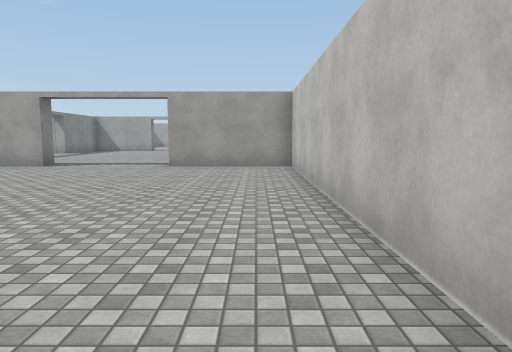
View 1 (above)

24 first-person views from a walk through a 3-D level made in the Unity game engine. The camera is 1.4 m above the floor, tilts 6° down and sees 70° across. The floor is counted in squares, 2 m on a side. Each view is taken from the middle of a square. On the plan, view 1 faces up. The plan holds only what a view shows up to about 11 squares ahead; the rest is blank. The place goes on beyond the plan. The player is left out. Surface patterns are stand-ins for the level's own textures.

View 2
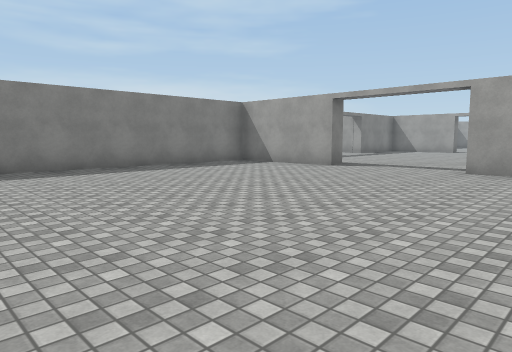

View 3
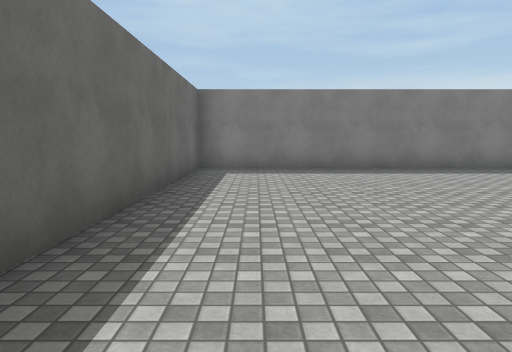

View 4
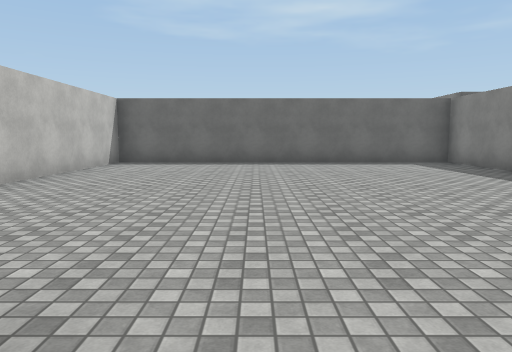

View 5
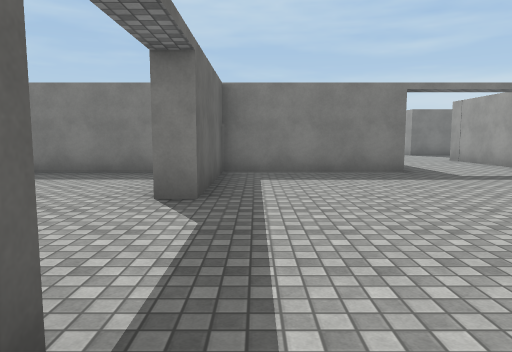

View 6
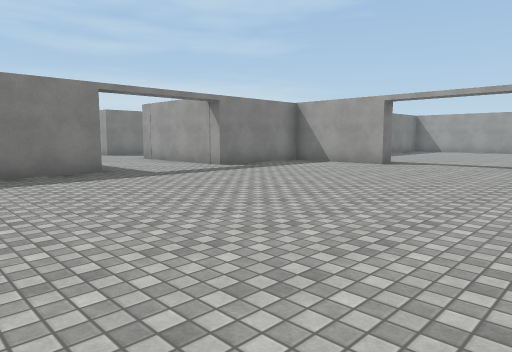

View 7
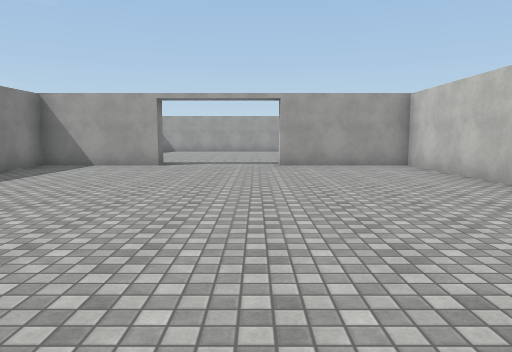

View 8
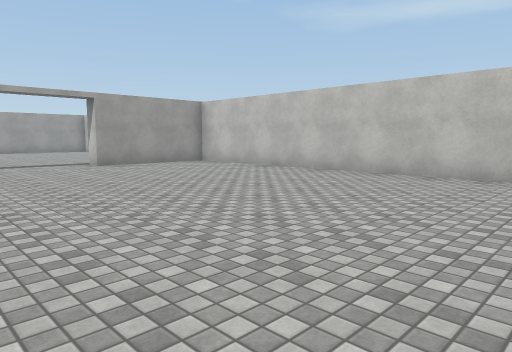

View 9
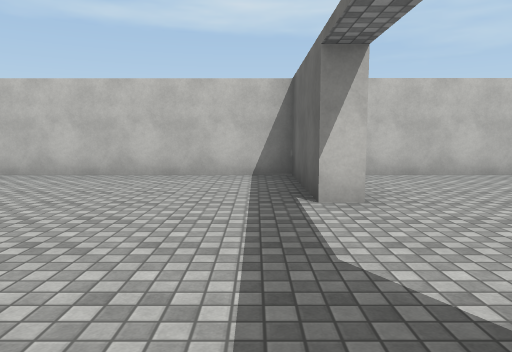

View 10
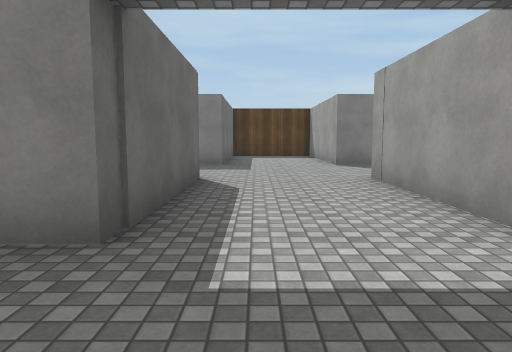

View 11
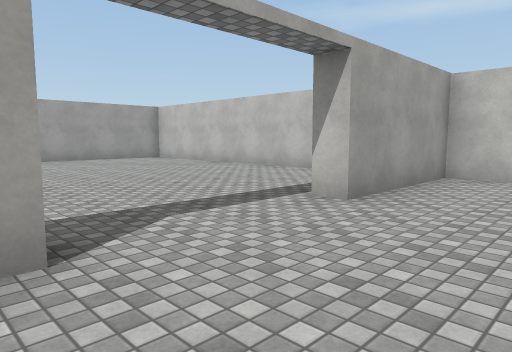

View 12
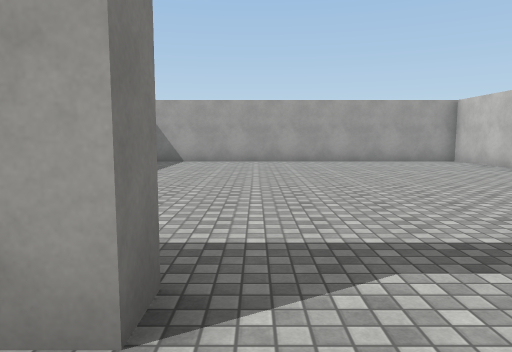

View 13
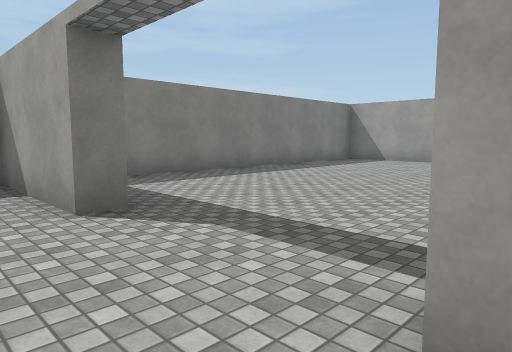

View 14
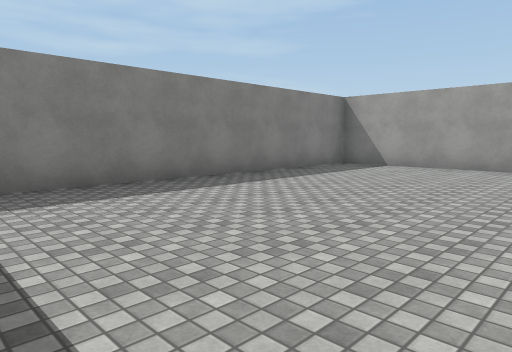

View 15
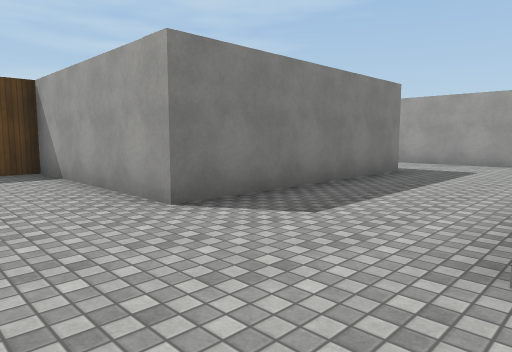

View 16
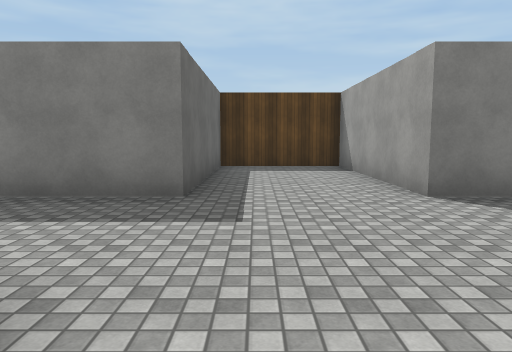

View 17
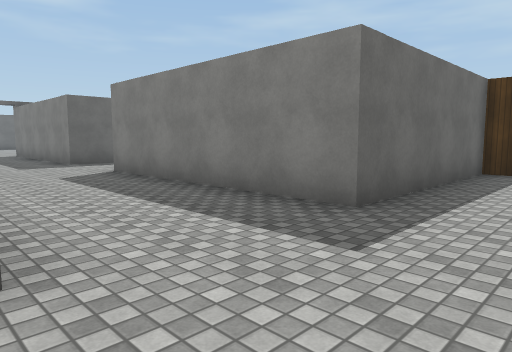

View 18
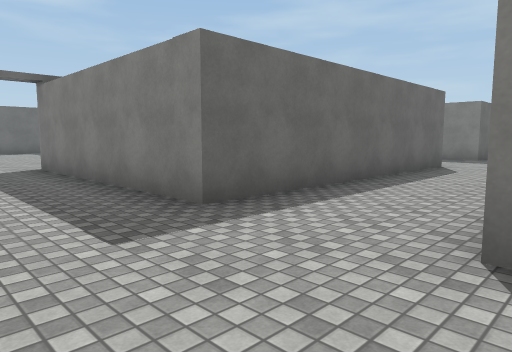

View 19
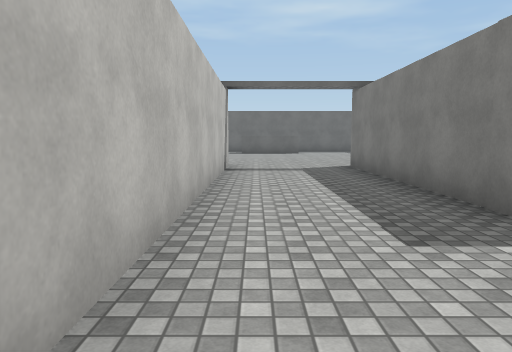

View 20
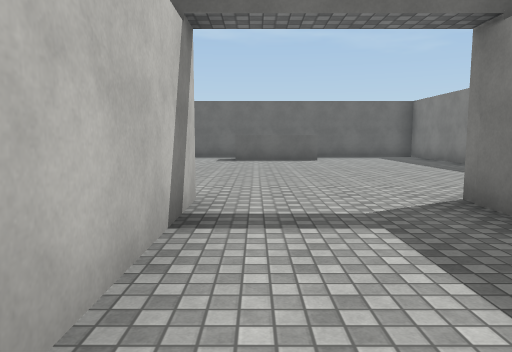

View 21
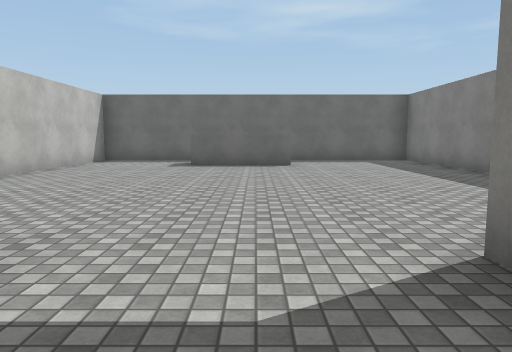

View 22
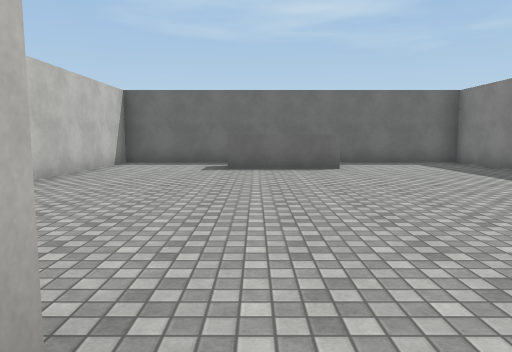

View 23
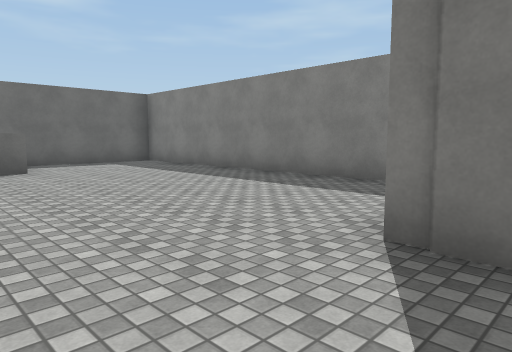

View 24
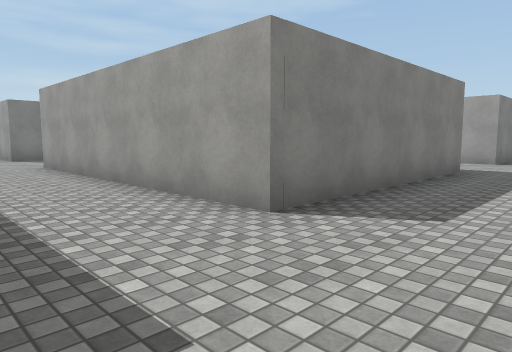

### Floor plan
Points are (right, up) in squares from view 1. A wall is a line through its corners. A room is listed if a view was taken in it or the views show most of it. See-through windows are left out.
Room 1 (views 1, 2, 3)
walls: (-5.1, 8.8) (-7.9, 8.8); (-8.4, 8.3) (-8.4, -0.3) (0.9, -0.3) (0.9, 8.8) (-2.1, 8.8)
ways out: opening at (-4, 9) to room 2
Room 2 (views 4, 5, 6, 7, 8, 9, 10, 11, 12, 13, 15, 16, 17)
walls: (-5.4, 19.8) (-5.4, 19.1) (-8.4, 19.1) (-8.4, 16) (-12.4, 16); (-2.1, 8.8) (-2.1, 9.3) (0.9, 9.3) (0.9, 19.1) (-2.4, 19.1) (-2.4, 19.8); (-12.4, 13.1) (-8.4, 13.1) (-8.4, 9.3) (-5.1, 9.3) (-5.1, 8.8)
ways out: opening at (-4, 9) to room 1; opening at (-4, 20) to room 3; opening at (-12.5, 14.5) to room 4
Room 3 (view 14)
walls: (0.9, 22) (0.9, 28.8) (-8.4, 28.8) (-8.4, 20.9)
ways out: opening at (-4, 20) to room 2
Room 4 (views 18, 19, 20, 21, 22, 23, 24)
walls: (-15.3, 21.6) (-15.3, 16) (-20, 16) (-20, 13.1) (-15.3, 13.1) (-15.3, 7.5) (-22.5, 7.5); (-13.8, 24.2) (-16.5, 24.2); (-22.5, 4.9) (-15.3, 4.9) (-15.3, -1.1); (-12.3, -1.1) (-12.3, 7.1); (-18.6, -2.6) (-18.6, -10.3) (-9.3, -10.3) (-9.3, -5.6); (-15, -8.2) (-12.4, -8.2)
ways out: opening at (-12.5, 14.5) to room 2; opening at (-22.5, 6.5)

Where each view was taken, in squares from view 1:
view 1: 0 up, 0 right, facing up
view 2: 1 up, 0 right, facing up-left
view 3: 1 up, 0 right, facing left
view 4: 10 up, 3 left, facing down
view 5: 10 up, 1 left, facing left
view 6: 10 up, 1 left, facing up-left
view 7: 10 up, 3 left, facing up
view 8: 10 up, 6 left, facing up-right
view 9: 10 up, 6 left, facing right
view 10: 14 up, 6 left, facing left
view 11: 17 up, 6 left, facing up-right
view 12: 18 up, 5 left, facing up
view 13: 18 up, 2 left, facing up-left
view 14: 20 up, 3 left, facing up-left
view 15: 14 up, 12 left, facing up-left
view 16: 14 up, 11 left, facing left
view 17: 15 up, 12 left, facing down-left
view 18: 8 up, 13 left, facing down-left
view 19: 8 up, 13 left, facing down
view 20: 3 up, 13 left, facing down
view 21: 1 up, 14 left, facing down
view 22: 0 up, 13 left, facing down
view 23: 0 up, 13 left, facing down-left
view 24: 5 up, 13 left, facing up-left
